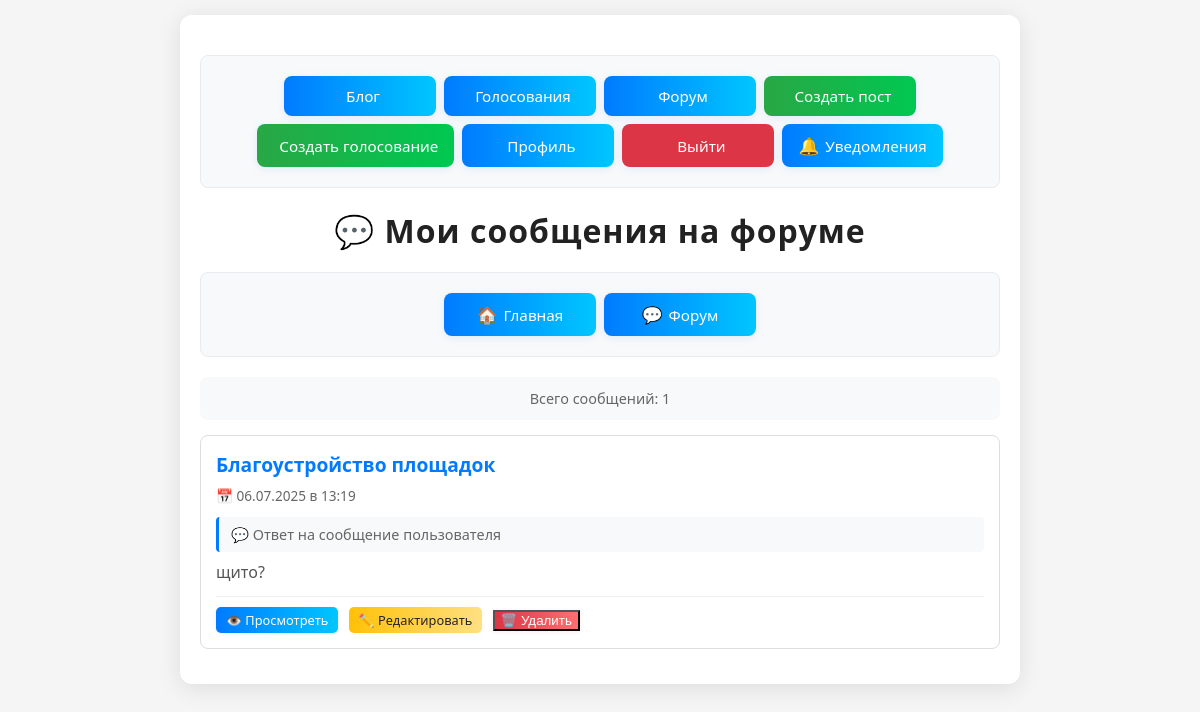
Page /forum/my-posts (signed in) on the committed database.
### model/db_models.py (models this page shows, shortened)
class ForumPost(db.Model):
    id = db.Column(db.Integer, primary_key=True)
    content = db.Column(db.Text, nullable=False)
    created_at = db.Column(db.DateTime, default=datetime.utcnow)
    updated_at = db.Column(db.DateTime, default=datetime.utcnow, onupdate=datetime.utcnow)
    user_id = db.Column(db.Integer, db.ForeignKey('user.id'), nullable=False)
    topic_id = db.Column(db.Integer, db.ForeignKey('forum_topic.id'), nullable=False)
    parent_id = db.Column(db.Integer, db.ForeignKey('forum_post.id'), nullable=True)
    user = db.relationship('User', backref=db.backref('forum_posts', lazy=True))
    replies = db.relationship('ForumPost', backref=db.backref('parent', remote_side=[id]), lazy=True)

class ForumTopic(db.Model):
    id = db.Column(db.Integer, primary_key=True)
    title = db.Column(db.String(200), nullable=False)
    image_url = db.Column(db.String(500), nullable=True)  # Ссылка на изображение
    created_at = db.Column(db.DateTime, default=datetime.utcnow)
    user_id = db.Column(db.Integer, db.ForeignKey('user.id'), nullable=False)
    user = db.relationship('User', backref=db.backref('forum_topics', lazy=True))
    posts = db.relationship('ForumPost', backref='topic', lazy=True, cascade='all, delete-orphan')

### forum/routes.py (the view)
@forum.route('/my-posts')
@login_required
def my_posts():
    page = request.args.get('page', 1, type=int)
    posts = ForumPost.query.filter_by(user_id=current_user.id).join(
        ForumPost.topic).join(ForumPost.user).order_by(
        ForumPost.created_at.desc()).paginate(page=page, per_page=20, error_out=False)
    return render_template('forum/my_posts.html', posts=posts)

### templates/forum/my_posts.html (shortened to what this page needs)
<!DOCTYPE html>
<html lang="ru">
<head>
</head>
<body>
    <div class="container">
        {% include 'base_notifications.html' %}
        <h1>💬 Мои сообщения на форуме</h1>
        <div class="nav-links">
            <a href="{{ url_for('index') }}"><span>🏠</span>Главная</a>
            <a href="{{ url_for('forum.index') }}"><span>💬</span>Форум</a>
        </div>
        <div class="stats">
            Всего сообщений: {{ posts.total }}
        </div>
        {% if posts.items %}
            {% for post in posts.items %}
                <div class="post-card">
                    <div class="topic-title">
                        <a href="{{ url_for('forum.view_topic', topic_id=post.topic.id) }}">
                            {{ post.topic.title }}
                        </a>
                    </div>
                    <div class="post-meta">
                        📅 {{ post.created_at.strftime('%d.%m.%Y в %H:%M') }}
                    </div>
                    {% if post.parent_id %}
                        <div class="parent-post">
                            💬 Ответ на сообщение пользователя {{ post.parent.username }}
                        </div>
                    {% endif %}
                    <div class="post-content">
                        {{ post.content[:200] }}{% if post.content|length > 200 %}...{% endif %}
                    </div>
                    <div class="post-actions">
                        <a href="{{ url_for('forum.view_topic', topic_id=post.topic.id) }}" class="view-btn">
                            👁️ Просмотреть
                        </a>
                        {% if post.user_id == current_user.id %}
                            <a href="{{ url_for('forum.edit_post', post_id=post.id) }}" class="edit-btn">
                                ✏️ Редактировать
                            </a>
                            <form method="POST" action="{{ url_for('forum.delete_post', post_id=post.id) }}" style="display: inline;">
                                <button type="submit" class="delete-btn"
                                        onclick="return confirm('Вы уверены, что хотите удалить это сообщение?')">
                                    🗑️ Удалить
                                </button>
                            </form>
                        {% endif %}
                    </div>
                </div>
            {% endfor %}
        {% endif %}
    </div>
</body>
</html>

### templates/forum/my_posts.html (style rules this page uses)
body { font-family: 'Segoe UI', Arial, sans-serif; background-color: #f5f5f5; margin: 0; padding: 15px; }
.container { max-width: 800px; margin: 0 auto; background: white; padding: 20px; border-radius: 12px; box-shadow: 0 4px 24px rgba(0,0,0,0.10); }
h1 { color: #222; text-align: center; margin-bottom: 20px; font-weight: 700; letter-spacing: 1px; }
.post-card { border: 1px solid #ddd; border-radius: 8px; padding: 15px; margin-bottom: 15px; background: white; transition: box-shadow 0.3s ease; }
.topic-title { font-size: 1.2em; color: #333; margin-bottom: 8px; font-weight: 600; }
.topic-title a { color: #007bff; text-decoration: none; }
.post-meta { color: #666; font-size: 0.85em; margin-bottom: 12px; }
.post-content { color: #555; line-height: 1.5; margin-bottom: 12px; }
.post-actions { margin-top: 8px; padding-top: 8px; border-top: 1px solid #eee; }
.post-actions a { display: inline-flex; align-items: center; gap: 4px; margin-right: 6px; margin-top: 2px; padding: 4px 10px; text-decoration: none; border-radius: 5px; font-size: 0.8em; font-weight: 500; transition: background 0.2s, box-shadow 0.2s, transform 0.1s; }
.view-btn { background: linear-gradient(90deg, #007bff 0%, #00c6ff 100%); color: white; box-shadow: 0 1px 4px rgba(0,123,255,0.10); }
.edit-btn { background: linear-gradient(90deg, #ffc107 0%, #ffe082 100%); color: #212529; box-shadow: 0 1px 4px rgba(255,193,7,0.10); }
.delete-btn { background: linear-gradient(90deg, #dc3545 0%, #ff6f6f 100%); color: white; box-shadow: 0 1px 4px rgba(220,53,69,0.10); }
.nav-links { display: flex; flex-wrap: wrap; justify-content: center; gap: 12px; margin: 20px 0; }
.nav-links a { display: flex; align-items: center; gap: 6px; min-width: 120px; justify-content: center; padding: 10px 16px; font-size: 0.95em; font-weight: 500; background: linear-gradient(90deg, #007bff 0%, #00c6ff 100%); color: white; text-decoration: none; border: none; border-radius: 8px; box-shadow: 0 2px 8px rgba(0,123,255,0.10); transition: background 0.2s, box-shadow 0.2s, transform 0.1s; position: relative; overflow: hidden; }
.nav-links a span { font-size: 1.1em; display: inline-block; }
.stats { background-color: #f8f9fa; padding: 12px; border-radius: 8px; margin-bottom: 15px; text-align: center; color: #666; font-size: 0.9em; }
.parent-post { background-color: #f8f9fa; border-left: 3px solid #007bff; padding: 8px 12px; margin-bottom: 8px; border-radius: 4px; font-size: 0.9em; color: #666; }

### templates/base_notifications.html (style rules this page uses)
.nav-links { display: flex; flex-wrap: wrap; gap: 8px; justify-content: center; margin: 20px 0; padding: 20px; background: #f8f9fa; border-radius: 8px; border: 1px solid #e9ecef; }

### rows in the picture
ForumPost: topic "Благоустройство площадок", created_at "06.07.2025 в 13:19", content "щито?"

### other values in the picture
{{ posts.total }} "1"
